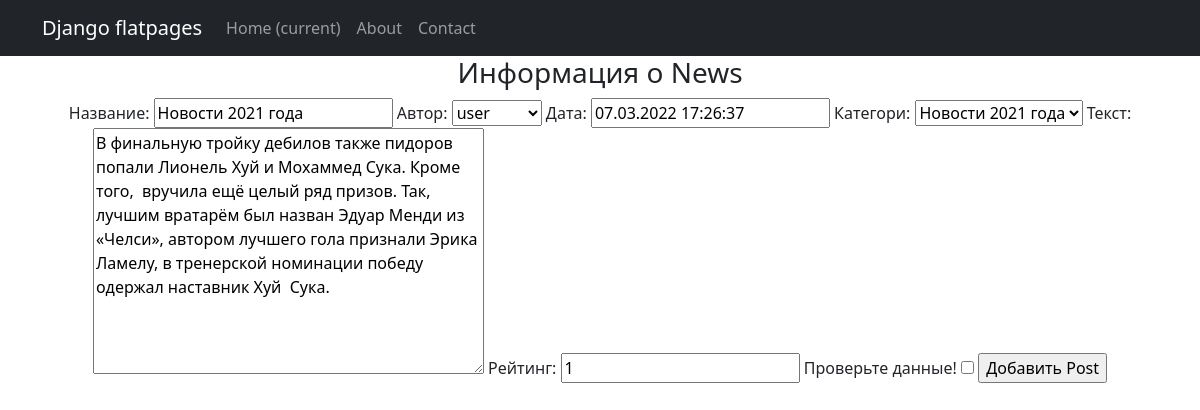
Page /news/update/1 on the committed database.
### news/models.py (models this page shows, shortened)
class Post(models.Model):
    name = models.CharField(max_length=200, verbose_name='Название')
    author = models.ForeignKey('Author', on_delete=models.CASCADE, verbose_name='Автор')
    date = models.DateTimeField(verbose_name='Дата')
    category = models.ForeignKey('Category', on_delete=models.CASCADE, verbose_name='Категори')
    text = models.TextField(blank=True, verbose_name='Текст')
    rating = models.IntegerField(default=0, verbose_name='Рейтинг')

class Category(models.Model):
    name = models.CharField(max_length=255, unique=True)
    def __str__(self):
        return f'{self.name}'

### news/views.py (the view)
# urls.py: path('update/<int:pk>', PostUpdateView.as_view(), name='post_update'),
class PostUpdateView(UpdateView):
    template_name = 'news/post_create.html'
    form_class = PostForm
    def get_object(self, **kwargs):
        id = self.kwargs.get('pk')
        return Post.objects.get(pk=id)

### news/forms.py
class PostForm(ModelForm):
    check_box = BooleanField(label='Проверьте данные!')  # добавляем галочку, или же true-false поле
    class Meta:
        model = Post
        fields = ['name', 'author', 'date', 'category', 'text', 'rating']

### news/models.py (called while the page is built)
    def __str__(self):
        return f'{self.user}'

### templates/news/post_create.html (shortened to what this page needs)
{% extends 'flatpages/default.html' %}
{% block content %}
<h3>Информация о News</h3>
<form method="POST">
    {{ form }}
    <input type="submit" value="Добавить Post">
</form>
{% endblock content %}

### rows in the picture
Post: name "Новости 2021 года", author "user", date "07.03.2022 17:26:37", category "Новости 2021 года", text "В финальную тройку дебилов также пидоров попали Лионель Хуй и Мохаммед Сука. Кроме того, вручила ещё целый ряд призов. Так, лучшим вратарём был назван Эдуар Менди из «Челси», автором лучшего гола признали Эрика Ламелу, в тренерской номинации победу одержал наставник Хуй Сука.", rating "1"
